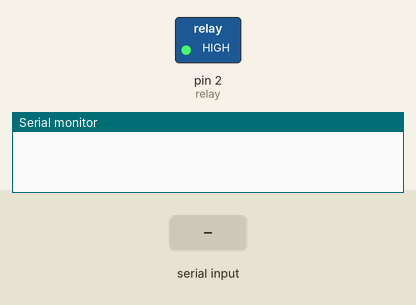
Bench run of a sketch on a simulated Arduino Uno, built with avr-gcc and run on an emulated ATmega328P. Shown: switched loads named in the sketch (green lamp = pin HIGH), the last lines printed to the serial monitor. Inputs (shaded band) come from the test bench.

Above: at 1.2 s.
1.3 s: "1" received over Serial
At 1.6 s:
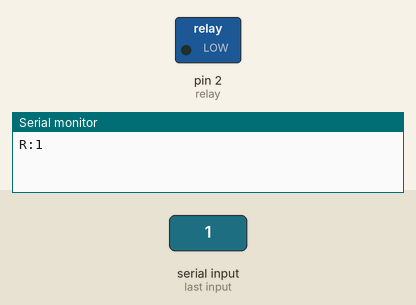
2.8 s: "0" received over Serial
At 3.9 s:
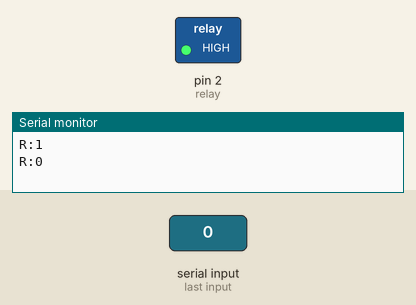
4.3 s: "2" received over Serial
At 5.1 s:
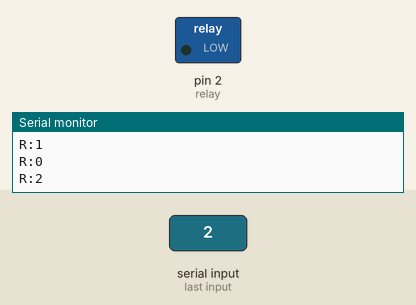
Timing chart, 0 to 7.3 s (numbered marks = the images above; inputs shaded):
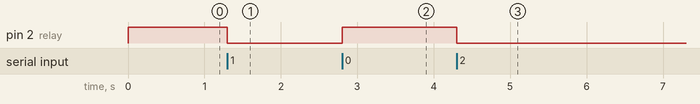

The sketch:

SerialPort_Relay-01.ino
```cpp
// Pin.
#define relay  2

bool RelayIsOn;

void setup() {
  Serial.begin(9600);

  pinMode(relay, OUTPUT);
  digitalWrite(relay, HIGH); // Set relay off. HIGH = off; LOW = ON.
  RelayIsOn = false;
}

void loop() {
  if (Serial.available() > 0) {
    char data = Serial.read();

    Serial.write("R:");
    Serial.write(data);
    Serial.write("\r\n");

    switch (data) {
      // Off.
      case '0':
        digitalWrite(relay, HIGH);
        RelayIsOn = false;
        break;

      // On.
      case '1':
        digitalWrite(relay, LOW);
        RelayIsOn = true;
        break;

      // Toggle.
      case '2':
        if (RelayIsOn)
          digitalWrite(relay, HIGH);
        else
          digitalWrite(relay, LOW);
        RelayIsOn = !RelayIsOn;
        break;

      default:
        digitalWrite(relay, HIGH);
        RelayIsOn = false;
        break;
    }
    delay(50);
  }
}
```

Measured:
- after the input at 1.3 s, pin 2 (relay): HIGH → LOW at once
- after the input at 2.8 s, pin 2 (relay): LOW → HIGH at once
- after the input at 4.3 s, pin 2 (relay): HIGH → LOW at once
